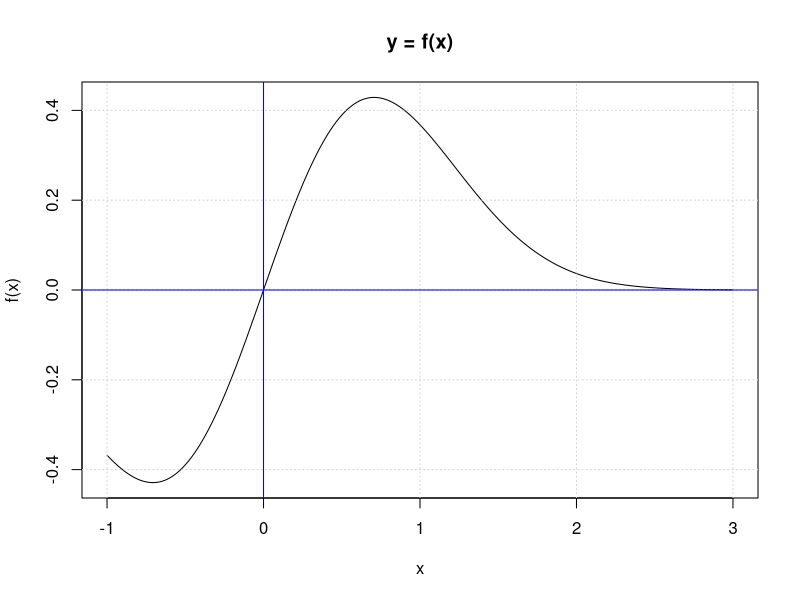
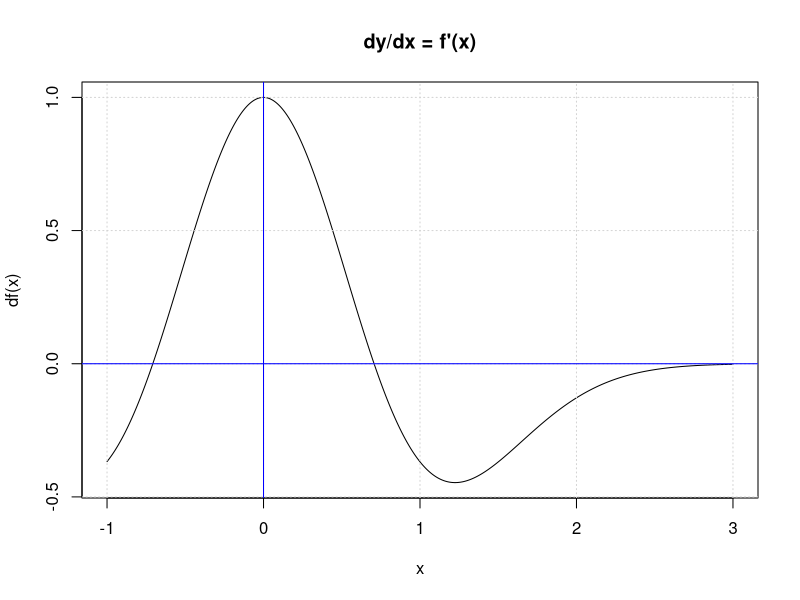
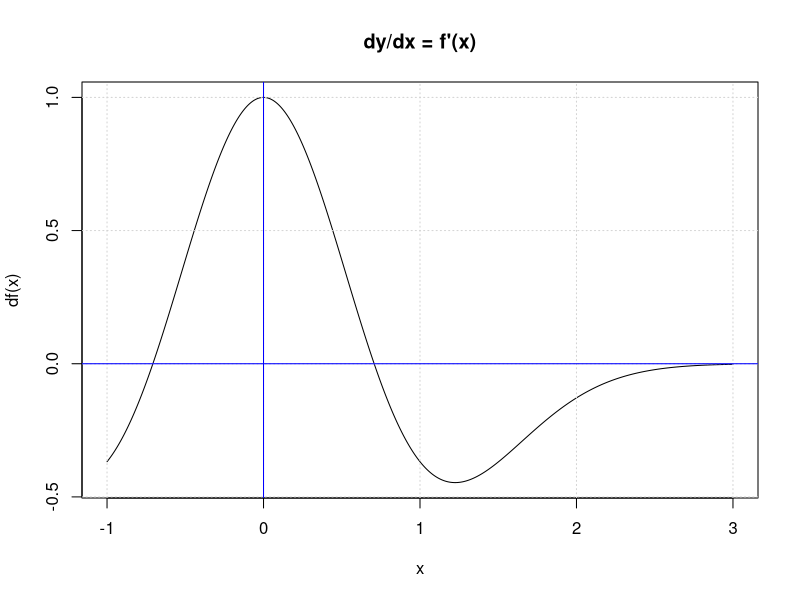
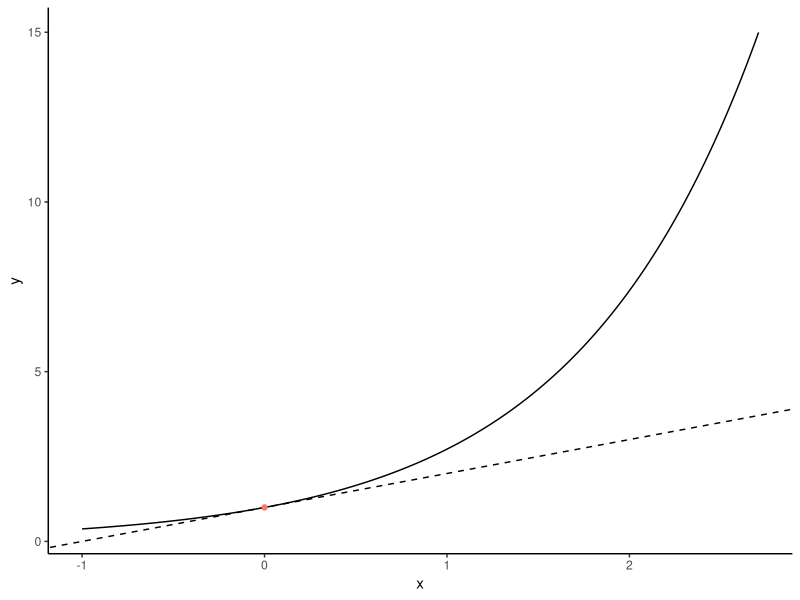
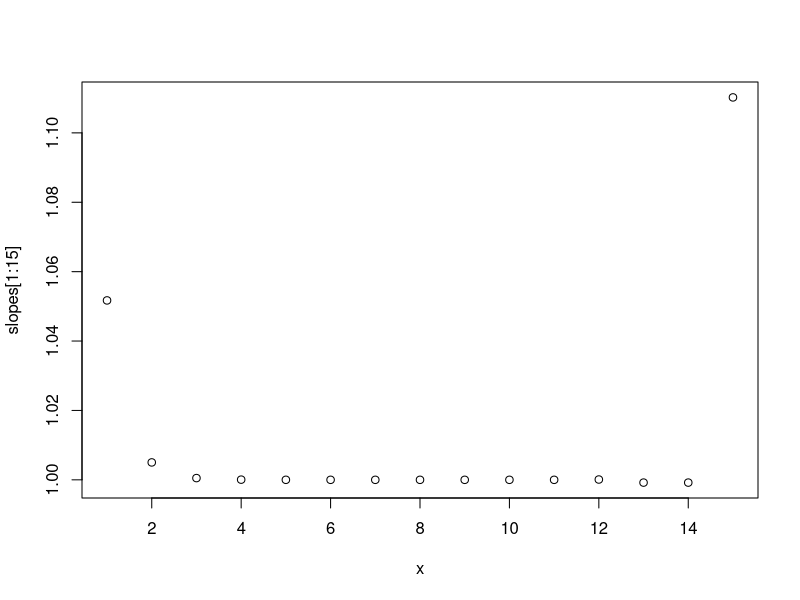
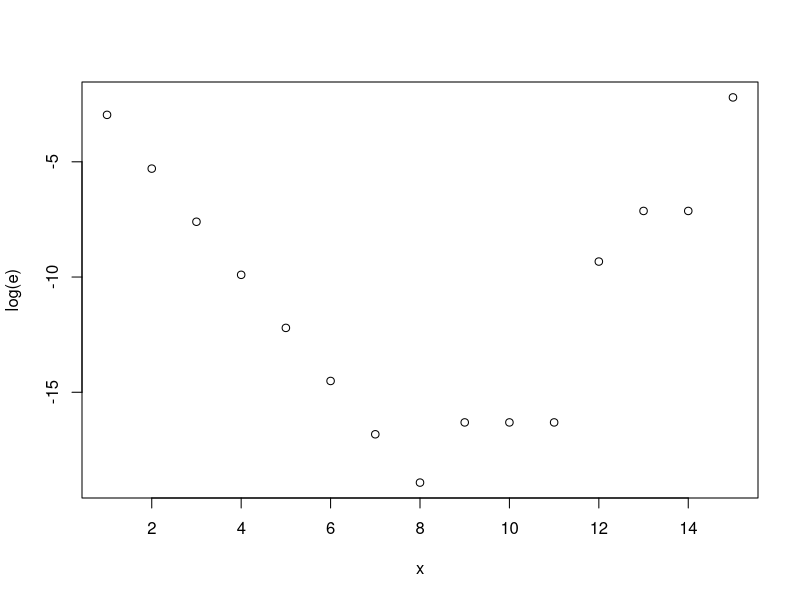
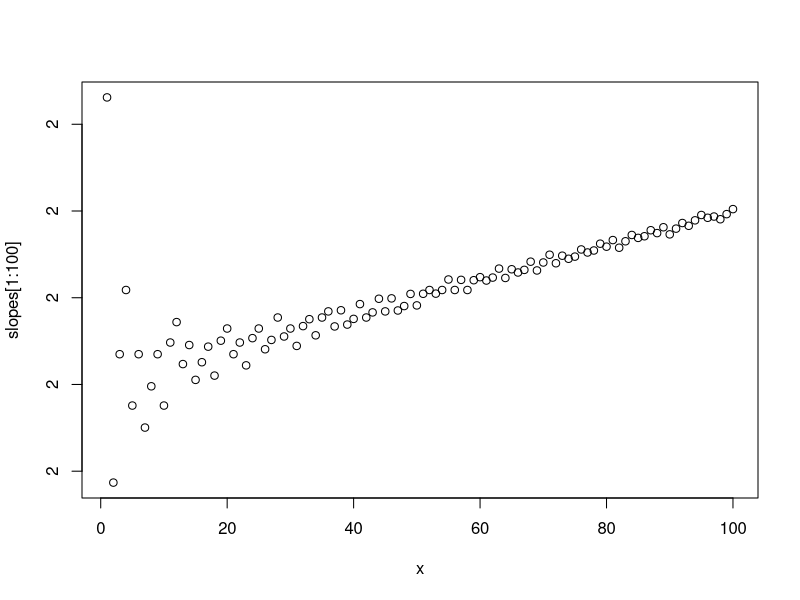
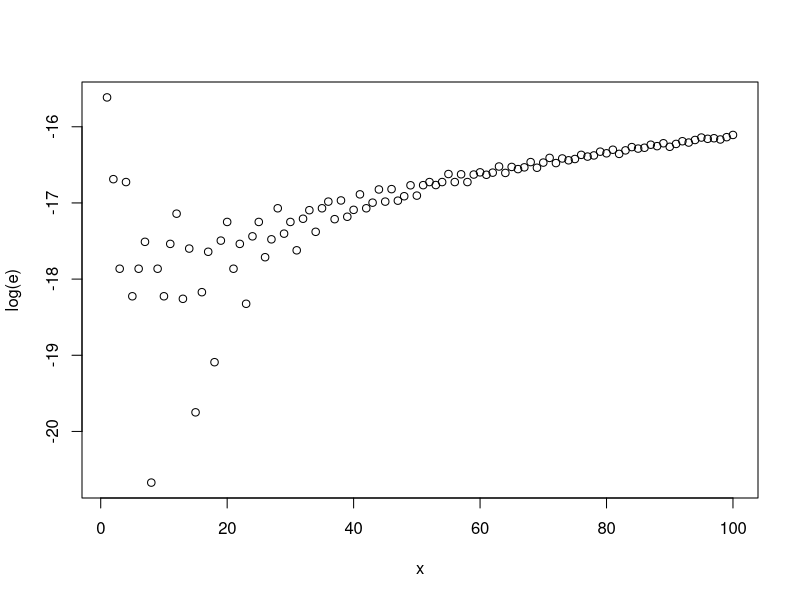

Write the R code that produced these figures, in order.
## ---- chunk 1
D<-function(f,delta=.001) {
  fun=function(x){
  (f(x+delta)-f(x))/delta
  }
  return(fun)
}
f = function(x) {x*exp(-x^2)}
df = D(f)

x = seq(-1,3,length=1000)

plot(x,f(x),type='l',main="y = f(x)")
grid()
abline(0,0,col='blue')
abline(v=0,col='blue')
plot(x,df(x),type='l',main="dy/dx = f'(x)")
grid()
abline(0,0,col='blue')
abline(v=0,col='blue')
## ---- chunk 2


## ---- chunk 3
library(Deriv)
df = Deriv(f)

plot(x,df(x),type='l',main="dy/dx = f'(x)")
grid()
abline(0,0,col='blue')
abline(v=0,col='blue')
## ---- chunk 4
Newton=function(f,x,max.its=50){
  res=x
  df=D(f)
  while (max.its>0) {
    x<-x-f(x)/df(x)
    res=c(res,x)
    max.its<-max.its-1
  }
  return(res)
}
options(digits = 12)
f=function(x) (cos(x))^2+sin(x)-1
Newton(f,4.25)
## ---- chunk 5
f = function(x) {exp(x)}
df = D(f)

x = seq(-1,3,length=1000)

y<-f(x)  
d_point<-data.frame(x,y)

x0<-0
y0<-f(0) #（0, 1）
k<-df(x0) # slope
b<-y0-k*x0  # intersecpt

library(ggplot2) 
p<-ggplot(subset(d_point,y<=15),aes(x,y))+
  theme_classic()+
  theme(legend.position="none")
p+geom_line()+geom_abline(intercept=b, slope=k,linetype=2)+geom_point(data=data.frame(x=0,y=1),aes(colour="red"))
## ---- chunk 6
f = function(x) {exp(x)}

slopes=function(f,x){
  df=D(f,delta = 10^-(1:20))
  return(df(x))
}

options(digits = 20)
(slopes=slopes(f,0))  # slope should be 1
x=c(1:15)
plot(x,slopes[1:15])
(e=abs((slopes[1:15]-1)))
plot(x,log(e))
min(e)

## ---- chunk 7
f = function(x) {x^2}

slopes=function(f,x){
  df=D(f,delta = ((1:100)*10^-9))
  return(df(x))
}

options(digits = 20)
(slopes=slopes(f,1))  # slope should be 2
x=c(1:100)
plot(x,slopes[1:100])
(e=abs(slopes[1:100]-2))
plot(x,log(e))
min(e)
x=c(1:20)
(e=abs(slopes[1:20]-2))
plot(x,log(e))
min(e)
## ---- chunk 8
D2<-function(f,delta=.001) {
  fun=function(x){
  (f(x+delta)-f(x-delta))/(2*delta)
  }
  return(fun)
}

f = function(x) {x^2}

slopes=function(f,x){
  df=D2(f,delta = 10^-(1:20))
  return(df(x))
}

options(digits = 20)
(slopes=slopes(f,1))  # slope should be 2
x=c(1:16)
plot(x,slopes[1:16])
(e=abs(slopes[1:16]-2))
plot(x,log(e))
min(e)
## ---- chunk 9
f = function(x) {exp(x)}

slopes=function(f,x){
  df=D2(f,delta = 10^-(1:20))
  return(df(x))
}

options(digits = 20)
(slopes=slopes(f,0))  # slope should be 1
x=c(1:15)
plot(x,slopes[1:15])
(e=abs((slopes[1:15]-1)))
plot(x,log(e))
min(e)
